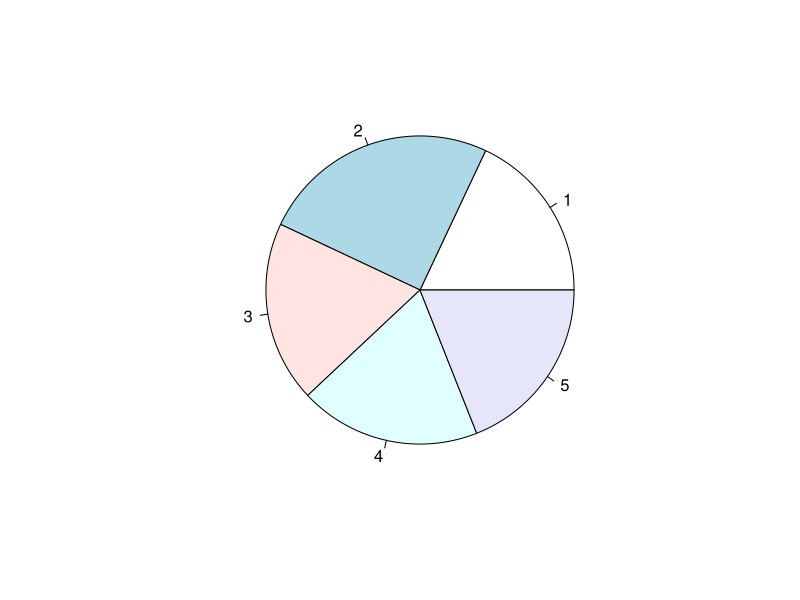

This chart was generated by the following R code:
set.seed(98765)
x <- sample(1:5, size = 100, replace = TRUE)

freqs <- table(x)

png("plots/02-piechart.png")
pie(freqs)
dev.off()
